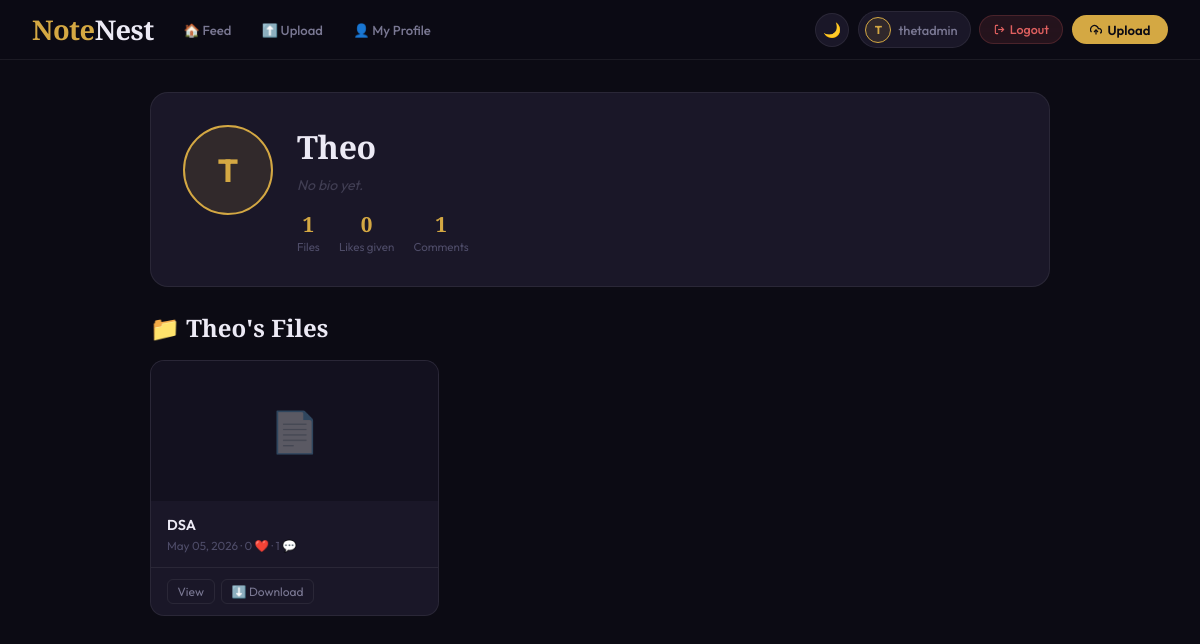
/profile/Theo/ (signed in), run on the app's committed database.
### myapp/models.py (models this page shows, shortened)
class SharedFile(models.Model):
    user        = models.ForeignKey(User, on_delete=models.CASCADE, related_name='files')
    title       = models.CharField(max_length=200)
    description = models.TextField(blank=True)
    file        = models.FileField(upload_to='uploads/')
    uploaded_at = models.DateTimeField(auto_now_add=True)
    def extension(self):
        name, ext = os.path.splitext(self.file.name)
        return ext.lower().strip('.')
    def is_image(self):
        return self.extension() in ['jpg', 'jpeg', 'png', 'gif', 'webp', 'svg']
    def is_video(self):
        return self.extension() in ['mp4', 'webm', 'mov', 'avi']
    def is_audio(self):
        return self.extension() in ['mp3', 'wav', 'ogg', 'm4a']
    def is_pdf(self):
        return self.extension() == 'pdf'
    def like_count(self):
        return self.likes.count()
    def comment_count(self):
        return self.comments.count()
    class Meta:
        ordering = ['-uploaded_at']

### myapp/views.py (the view, shortened to what this page needs)
# urls.py: path('profile/<str:username>/', views.profile_view, name='profile'),
@login_required(login_url='login')
def profile_view(request, username):
    profile_user = get_object_or_404(User, username=username)
    profile, _   = Profile.objects.get_or_create(user=profile_user)
    user_files   = SharedFile.objects.filter(user=profile_user)
    return render(request, 'profile.html', {
        'profile_user': profile_user,
        'profile': profile,
        'user_files': user_files,
        'is_own': request.user == profile_user,
    })

### myapp/templates/profile.html (shortened to what this page needs)
{% extends 'base.html' %}
{% block nav_profile %}{% if is_own %}active{% endif %}{% endblock %}
{% block content %}
<div class="profile-wrap">
  <div class="profile-hero">
    <div class="profile-avatar-wrap">
      <div class="profile-avatar">
        {% if profile.avatar %}<img src="{{ profile.avatar.url }}" alt="avatar">
        {% else %}{{ profile_user.username|first|upper }}{% endif %}
      </div>
    </div>
    <div class="profile-info">
      <div class="profile-username">{{ profile_user.username }}</div>
      <div class="profile-bio">{% if profile.bio %}{{ profile.bio }}{% else %}<em style="opacity:.4;">No bio yet.</em>{% endif %}</div>
      <div class="profile-stats">
        <div class="stat">
          <div class="stat-num">{{ user_files.count }}</div>
          <div class="stat-label">Files</div>
        </div>
        <div class="stat">
          <div class="stat-num">{{ profile_user.likes.count }}</div>
          <div class="stat-label">Likes given</div>
        </div>
        <div class="stat">
          <div class="stat-num">{{ profile_user.comments.count }}</div>
          <div class="stat-label">Comments</div>
        </div>
      </div>
    </div>
  </div>
  <div class="section-title">📁 {{ profile_user.username }}'s Files</div>
  {% if user_files %}
  <div class="files-grid">
    {% for f in user_files %}
    <div class="mini-card">
      <div class="mini-preview">
        {% if f.is_image %}<img src="{{ f.file.url }}" loading="lazy">
        {% elif f.is_video %}<div class="mini-icon">🎬</div>
        {% elif f.is_audio %}<div class="mini-icon">🎵</div>
        {% elif f.is_pdf %}<div class="mini-icon">📄</div>
        {% else %}<div class="mini-icon">📦</div>{% endif %}
      </div>
      <div class="mini-body">
        <div class="mini-title">{{ f.title }}</div>
        <div class="mini-meta">{{ f.uploaded_at|date:"M d, Y" }} · {{ f.like_count }} ❤️ · {{ f.comment_count }} 💬</div>
      </div>
      <div class="mini-actions">
        <a href="/file/{{ f.pk }}/" class="mini-btn">View</a>
        <a href="/file/{{ f.pk }}/download/" class="mini-btn">⬇️ Download</a>
      </div>
    </div>
    {% endfor %}
  </div>
  {% else %}
  <div class="empty-files">No files uploaded yet.</div>
  {% endif %}
</div>
{% endblock %}

### myapp/templates/base.html (shortened to what this page needs)
<!DOCTYPE html>
<html lang="en" data-theme="dark">
<head>
</head>
<body>
<nav class="nav">
  <a class="nav-brand" href="/">Note<em>Nest</em></a>
  <div class="nav-links">
    <a href="/" class="nav-link {% block nav_feed %}{% endblock %}">🏠 Feed</a>
    <a href="/upload/" class="nav-link {% block nav_upload %}{% endblock %}">⬆️ Upload</a>
    {% if user.is_authenticated %}
    <a href="/profile/{{ user.username }}/" class="nav-link {% block nav_profile %}{% endblock %}">👤 My Profile</a>
    {% endif %}
  </div>
  <div class="nav-end">
    <button class="theme-btn" id="themeBtn" onclick="toggleTheme()">🌙</button>
    {% if user.is_authenticated %}
    <a href="/profile/{{ user.username }}/" class="user-chip">
      <div class="avatar">
        {% if user.profile.avatar %}
          <img src="{{ user.profile.avatar.url }}" alt="avatar">
        {% else %}
          {{ user.username|first|upper }}
        {% endif %}
      </div>
      <span class="user-name">{{ user.username }}</span>
    </a>
    <a href="/logout/" class="btn-logout">
      <svg width="11" height="11" viewBox="0 0 24 24" fill="none" stroke="currentColor" stroke-width="2.5"><path d="M9 21H5a2 2 0 0 1-2-2V5a2 2 0 0 1 2-2h4"/><polyline points="16 17 21 12 16 7"/><line x1="21" y1="12" x2="9" y2="12"/></svg>
      Logout
    </a>
    {% endif %}
    <a href="/upload/" class="btn-upload">
      <svg width="12" height="12" viewBox="0 0 24 24" fill="none" stroke="currentColor" stroke-width="2.5"><polyline points="16 16 12 12 8 16"/><line x1="12" y1="12" x2="12" y2="21"/><path d="M20.39 18.39A5 5 0 0 0 18 9h-1.26A8 8 0 1 0 3 16.3"/></svg>
      Upload
    </a>
  </div>
</nav>
<div class="main">
  {% block content %}{% endblock %}
</div>
</body>
</html>

### myapp/templates/base.html (style rules this page uses)
[data-theme="dark"] { --bg:#0c0b14;--bg2:#13111f;--card:#1a1728;--nav:rgba(12,11,20,.9); --border:rgba(255,255,255,.07);--border-h:rgba(255,255,255,.14); --gold:#d4a843;--gold-dim:rgba(212,168,67,.12);--gold-glow:rgba(212,168,67,.25); --red:#e06060;--red-dim:rgba(224,96,96,.12); --green:#5dba7d;--green-dim:rgba(93,186,125,.12); --blue:#5ba3d4;--text:#eceaf5;--text-2:#7a7893;--text-3:#4e4c68; --input:rgba(255,255,255,.04); }
*,*::before,*::after { margin:0;padding:0;box-sizing:border-box; }
body { font-family:'Outfit',sans-serif;background:var(--bg);color:var(--text);min-height:100vh;transition:background .3s,color .3s; }
a { text-decoration:none;color:inherit; }
button { font-family:inherit;cursor:pointer; }
.nav { position:sticky;top:0;z-index:300; background:var(--nav);backdrop-filter:blur(20px) saturate(1.4); border-bottom:1px solid var(--border); display:flex;align-items:center;justify-content:space-between; padding:0 2rem;height:60px;gap:1rem; }
.nav-brand { font-family:'Cormorant Garamond',serif;font-size:1.7rem;font-weight:700;color:var(--gold);letter-spacing:-.5px;flex-shrink:0; }
.nav-brand em { color:var(--text);font-style:normal; }
.nav-links { display:flex;gap:.2rem;flex:1; }
.nav-link { font-size:.82rem;font-weight:500;color:var(--text-2);padding:.35rem .85rem;border-radius:99px;transition:all .2s; }
.nav-end { display:flex;align-items:center;gap:.55rem;flex-shrink:0; }
.user-chip { display:flex;align-items:center;gap:.45rem;background:var(--card);border:1px solid var(--border);border-radius:99px;padding:.28rem .75rem .28rem .4rem;font-size:.8rem; }
.avatar { width:26px;height:26px;border-radius:50%;background:var(--gold-dim);border:1px solid var(--gold);display:flex;align-items:center;justify-content:center;font-size:.72rem;font-weight:700;color:var(--gold);overflow:hidden;flex-shrink:0; }
.user-name { color:var(--text-2);font-weight:500; }
.theme-btn { width:34px;height:34px;border-radius:50%;background:var(--card);border:1px solid var(--border);color:var(--text-2);font-size:.9rem;display:flex;align-items:center;justify-content:center;transition:all .2s; }
.btn-upload { background:var(--gold);color:#0c0b14;border:none;border-radius:99px;padding:.42rem 1.1rem;font-weight:600;font-size:.82rem;display:flex;align-items:center;gap:.35rem;transition:all .2s; }
.btn-logout { background:var(--red-dim);color:var(--red);border:1px solid rgba(224,96,96,.2);border-radius:99px;padding:.35rem .85rem;font-size:.78rem;font-weight:500;display:flex;align-items:center;gap:.3rem;transition:all .2s; }
.main { max-width:1100px;margin:0 auto;padding:2rem 1.5rem 4rem; }

### data on the page
SharedFile: title "DSA", uploaded_at "May 05, 2026", like_count "0", comment_count "1"

### other printed values
{{ user.username|first|upper }} "T"
{{ user.username }} "thetadmin"
{{ profile_user.username|first|upper }} "T"
{{ profile_user.username }} "Theo"
{{ user_files.count }} "1"
{{ profile_user.likes.count }} "0"
{{ profile_user.comments.count }} "1"
